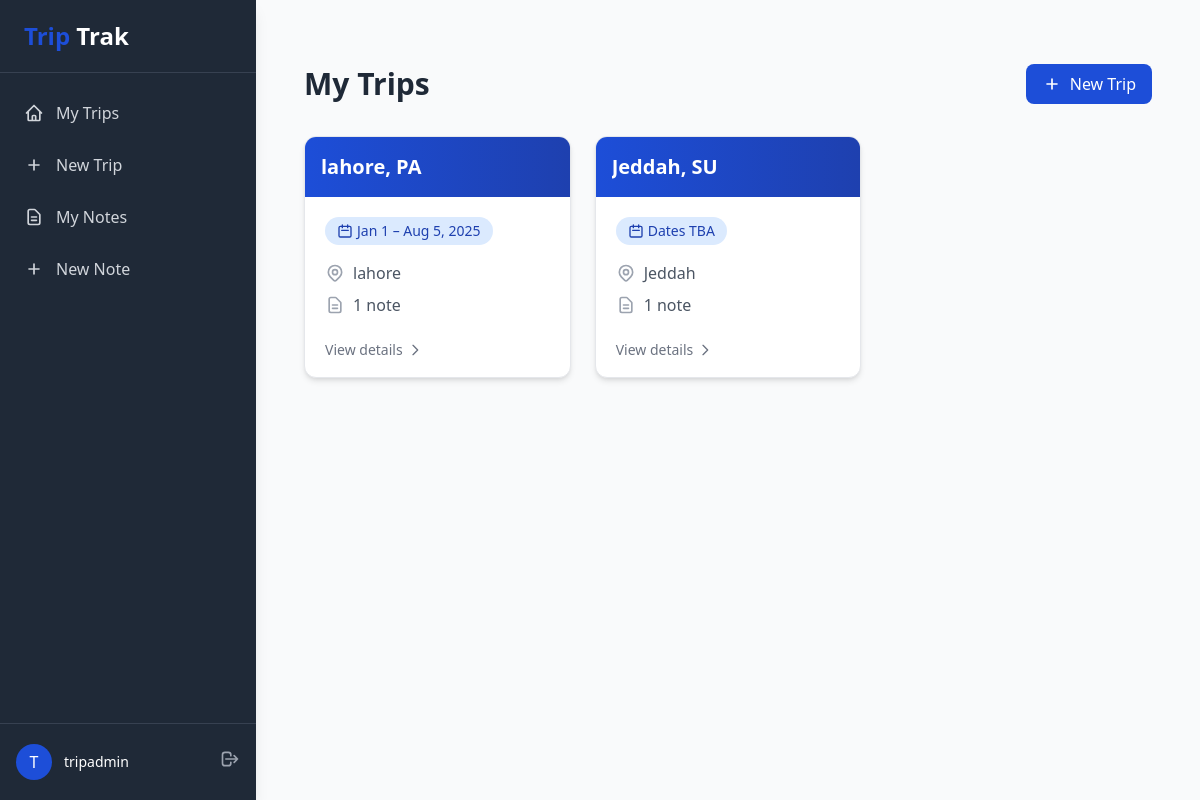
The page /dashboard/ (signed in) on the database its author committed.
### trip/models.py (models this page shows, shortened)
class Trip(models.Model):
    city = models.CharField(max_length=50)
    country = models.CharField(max_length=2)
    start_date = models.DateField(blank=True, null=True)
    end_date = models.DateField(blank=True, null=True)
    owner = models.ForeignKey(
        User,
        on_delete=models.CASCADE,
        related_name="trips",
    )
    class Meta:
        ordering = ["-start_date", "city"]

### trip/views.py (the view)
# urls.py: path("dashboard/", trips_list, name="trip-list"),
@login_required
def trips_list(request):
    trips = (
        Trip.objects.filter(owner=request.user)
        .prefetch_related("notes")
    )
    return render(request, "trip/trip_list.html", {"trips": trips})

### trip/templates/trip/trip_list.html (shortened to what this page needs)
{% extends 'trip/_base.html' %}
{% block content %}
<div class="max-w-6xl mx-auto px-4 py-8">
    <div class="flex justify-between items-center mb-8">
        <h1 class="text-3xl font-bold text-gray-800">My Trips</h1>
        <a href="{% url 'trip-create' %}"
           class="inline-flex items-center px-4 py-2 bg-primary-700 text-white rounded-lg hover:bg-primary-800 transition-colors">
            <svg xmlns="http://www.w3.org/2000/svg"
                 class="h-5 w-5 mr-2"
                 fill="none"
                 viewBox="0 0 24 24"
                 stroke="currentColor">
                <path stroke-linecap="round"
                      stroke-linejoin="round"
                      stroke-width="2"
                      d="M12 6v6m0 0v6m0-6h6m-6 0H6"/>
            </svg>
            New Trip
        </a>
    </div>
    <div class="grid grid-cols-1 md:grid-cols-2 lg:grid-cols-3 gap-6">
        {% for trip in trips %}
        <a href="{% url 'trip-detail' trip.pk %}" class="group">
            <div class="bg-white rounded-xl shadow-md overflow-hidden border border-gray-200 hover:shadow-lg transition-all duration-300 h-full flex flex-col">
                <div class="bg-gradient-to-r from-primary-700 to-primary-800 p-4">
                    <h2 class="text-xl font-bold text-white truncate">
                        {{ trip.city }}, {{ trip.country }}
                    </h2>
                </div>
                <div class="p-5 flex-grow">
                    <div class="inline-flex items-center px-3 py-1 rounded-full text-sm font-medium bg-blue-100 text-blue-800 mb-4">
                        <svg xmlns="http://www.w3.org/2000/svg"
                             class="h-4 w-4 mr-1"
                             fill="none"
                             viewBox="0 0 24 24"
                             stroke="currentColor">
                            <path stroke-linecap="round"
                                  stroke-linejoin="round"
                                  stroke-width="2"
                                  d="M8 7V3m8 4V3m-9 8h10M5 21h14a2 2 0 002-2V7a2 2 0 00-2-2H5a2 2 0 00-2 2v12a2 2 0 002 2z"/>
                        </svg>
                        {% if trip.start_date and trip.end_date %}
                            {{ trip.start_date|date:"M j" }} – {{ trip.end_date|date:"M j, Y" }}
                        {% elif trip.start_date %}
                            Starts {{ trip.start_date|date:"M j, Y" }}
                        {% else %}
                            Dates TBA
                        {% endif %}
                    </div>
                    <div class="space-y-2 text-gray-600">
                        <div class="flex items-center">
                            <span>{{ trip.city }}</span>
                        </div>
                        {% with note_count=trip.notes.count %}
                            {% if note_count %}
                                <div class="flex items-center">
                                    <svg xmlns="http://www.w3.org/2000/svg"
                                         class="h-5 w-5 mr-2 text-gray-400"
                                         fill="none"
                                         viewBox="0 0 24 24"
                                         stroke="currentColor">
                                        <path stroke-linecap="round"
                                              stroke-linejoin="round"
                                              stroke-width="2"
                                              d="M9 12h6m-6 4h6m2 5H7a2 2 0 01-2-2V5a2 2 0 012-2h5.586a1 1 0 01.707.293l5.414 5.414a1 1 0 01.293.707V19a2 2 0 01-2 2z"/>
                                    </svg>
                                    <span>{{ note_count }} note{{ note_count|pluralize }}</span>
                                </div>
                            {% endif %}
                        {% endwith %}
                    </div>
                </div>
                <div class="px-5 pb-4">
                    <span class="inline-flex items-center text-sm text-gray-500 group-hover:text-primary-700 transition-colors">
                        View details
                        <svg xmlns="http://www.w3.org/2000/svg"
                             class="h-4 w-4 ml-1"
                             fill="none"
                             viewBox="0 0 24 24"
                             stroke="currentColor">
                            <path stroke-linecap="round"
                                  stroke-linejoin="round"
                                  stroke-width="2"
                                  d="M9 5l7 7-7 7"/>
                        </svg>
                    </span>
                </div>
            </div>
        </a>
        {% endfor %}
    </div>
</div>
{% endblock %}

### trip/templates/trip/_base.html (shortened to what this page needs)
<!DOCTYPE html>
<html lang="en">
<head>
    <script src="https://cdn.tailwindcss.com"></script>
</head>
<body class="bg-gray-50">
    <div class="flex flex-col md:flex-row min-h-screen">
        <div class="flex flex-col w-full md:w-64 bg-dark-800 text-white shadow-lg z-10">
            <div class="border-b border-dark-700 px-6 py-5">
                <h3 class="text-2xl font-bold text-center md:text-left">
                    <span class="text-primary-700">Trip</span> Trak
                </h3>
            </div>
            <nav class="flex-1 px-2 py-4 space-y-1">
                <a href="{% url 'trip-list' %}" class="flex items-center px-4 py-3 text-gray-300 hover:bg-dark-700 hover:text-white rounded-lg transition-colors group">
                    My Trips
                </a>
                <a href="{% url 'trip-create' %}" class="flex items-center px-4 py-3 text-gray-300 hover:bg-dark-700 hover:text-white rounded-lg transition-colors group">
                    <svg xmlns="http://www.w3.org/2000/svg" class="h-5 w-5 mr-3 group-hover:text-primary-400" fill="none" viewBox="0 0 24 24" stroke="currentColor">
                        <path stroke-linecap="round" stroke-linejoin="round" stroke-width="2" d="M12 6v6m0 0v6m0-6h6m-6 0H6" />
                    </svg>
                    New Trip
                </a>
                <a href="{% url 'note-list' %}" class="flex items-center px-4 py-3 text-gray-300 hover:bg-dark-700 hover:text-white rounded-lg transition-colors group">
                    My Notes
                </a>
                <a href="{% url 'note-create' %}" class="flex items-center px-4 py-3 text-gray-300 hover:bg-dark-700 hover:text-white rounded-lg transition-colors group">
                    <svg xmlns="http://www.w3.org/2000/svg" class="h-5 w-5 mr-3 group-hover:text-primary-400" fill="none" viewBox="0 0 24 24" stroke="currentColor">
                        <path stroke-linecap="round" stroke-linejoin="round" stroke-width="2" d="M12 6v6m0 0v6m0-6h6m-6 0H6" />
                    </svg>
                    New Note
                </a>
            </nav>
            <div class="px-4 py-5 border-t border-dark-700">
                <div class="flex items-center justify-between">
                    <div class="flex items-center">
                        <div class="h-9 w-9 rounded-full bg-primary-700 flex items-center justify-center text-white font-medium">
                            {{ user.username|first|upper }}
                        </div>
                        <div class="ml-3">
                            <p class="text-sm font-medium text-white">{{ user.username }}</p>
                        </div>
                    </div>
                    <form method="POST" action="{% url 'logout' %}">
                        <button type="submit" class="text-gray-400 hover:text-white">
                            <svg xmlns="http://www.w3.org/2000/svg" class="h-5 w-5" fill="none" viewBox="0 0 24 24" stroke="currentColor">
                                <path stroke-linecap="round" stroke-linejoin="round" stroke-width="2" d="M17 16l4-4m0 0l-4-4m4 4H7m6 4v1a3 3 0 01-3 3H6a3 3 0 01-3-3V7a3 3 0 013-3h4a3 3 0 013 3v1" />
                            </svg>
                        </button>
                    </form>
                </div>
            </div>
        </div>
        <div class="flex-1 overflow-auto">
            <div class="p-6 md:p-8 max-w-7xl mx-auto">
                {% block content %}
                {% endblock content %}
            </div>
        </div>
    </div>
</body>
</html>

### rows shown on the page
Trip: city "lahore", country "PA", start_date "Jan 1", end_date "Aug 5, 2025", notes.count "1"
Trip: city "Jeddah", country "SU", shows "Dates TBA", notes.count "1"

### other values the page prints
{{ user.username|first|upper }} "T"
{{ user.username }} "tripadmin"
